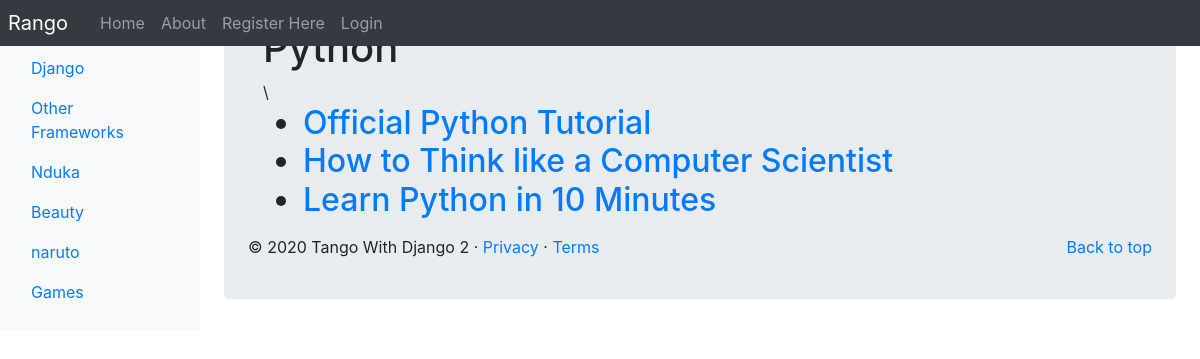
/rango/category/python/, run on an earlier commit of the app's database.
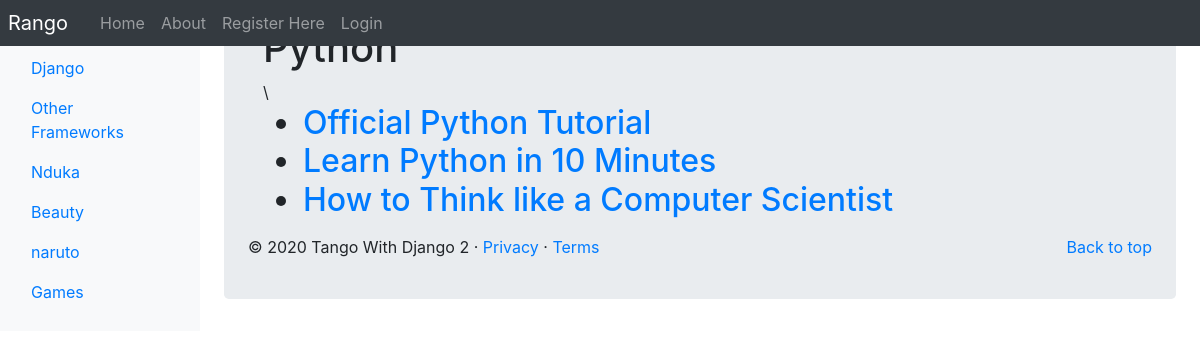
And on a later commit of the database.
### rango/models.py (models this page shows, shortened)
class Category(models.Model):
    NAME_MAX_LENGTH = 128
    name = models.CharField(max_length=NAME_MAX_LENGTH, unique=True)
    views = models.IntegerField(default=0)
    likes = models.IntegerField(default=0)
    slug = models.SlugField(unique=True)
    class Meta:
        verbose_name_plural = 'categories'

class Page(models.Model):
    TITLE_MAX_LENGTH = 128
    URL_MAX_LENGTH = 200
    category = models.ForeignKey(Category, on_delete=models.CASCADE)
    title = models.CharField(max_length=TITLE_MAX_LENGTH)
    url = models.URLField()
    views = models.IntegerField(default=0)

### rango/views.py (the view, shortened to what this page needs)
# urls.py: path('category/<slug:category_name_slug>/', views.ShowCategoryView.as_view(), name='show_category'),
class ShowCategoryView(View):
    def create_context_dict(self, category_name_slug):
        context_dict = {}
        try:
            category = Category.objects.get(slug=category_name_slug)
            pages = Page.objects.filter(category=category).order_by('-views')
            context_dict['pages'] = pages
            context_dict['category'] = category
        except Category.DoesNotExist:
            context_dict['category'] = None
            context_dict['pages'] = None
        return context_dict
    def get(self, request, category_name_slug):
        context_dict = self.create_context_dict(category_name_slug)
        return render(request, 'rango/category.html', context_dict)

### rango/templatetags/rango_template_tags.py (called while the page is built)
@register.inclusion_tag('rango/categories.html')
def get_category_list(current_category=None):
    return{'categories': Category.objects.all(),
           'current_category': current_category
           }

### templates/rango/category.html (shortened to what this page needs)
{% extends 'rango/base.html' %}
{% load staticfiles %}
{% block body_block %}
<div class="jumbotron p-4">
<div class ="container">
    {% if category %}
        <h1 class="jumbotron-heading">{{ category.name }}</h1>\
	<div>
	<h2 class="h2">
        {% if pages %}
            <ul>
                {% for page in pages %}
                    <li><a href="{% url 'rango:goto' %}?page_id={{page.id}}">{{ page.title }}
		</a></li>
                {% endfor %}
            </ul>
        {% else %}
            <strong>No pages currently in the category.</strong>
        {% endif %}
	</div>
    {% else %}
        <p>The specified category does not exist.</p>
    {% endif %}
</div>
 <div>
{% endblock %}

### templates/rango/categories.html (shortened to what this page needs)
<ul class ="nav flex-column">
  {% if categories %}
    {% for c in categories %}
      {% if c == current_category %}
        <li class="nav-item">
	<a class="nav-link active" href"{% url 'rango:show_category' c.slug %}">
	</li>
      {% else %}
        <li class="nav-item">
	<a class="nav-link" href="{% url 'rango:show_category' c.slug %}">
	{{ c.name }}
	</a>
	</li>
      {% endif %}
    {% endfor %}
  {% else %}
    <li class="nav-item">There are no categories present.</strong></li>
  {% endif %}
</ul>

What changed in the data, as far as the page shows it:
changed Page "Learn Python in 10 Minutes": moves up the list
